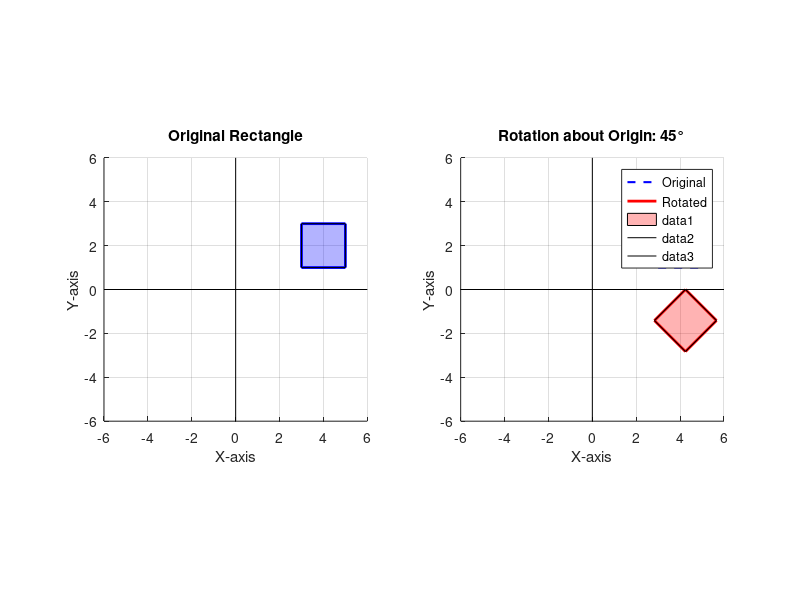

The MATLAB source for this figure:
clc; clear; close all;

ORIGINAL_POINTS = [3, 1; 5, 1; 5, 3; 3, 3; 3, 1];
ANGLE = 45;
RAD = deg2rad(ANGLE);

figure('Position', [100, 100, 1000, 400]);

subplot(1, 2, 1);
hold on; grid on; axis equal;
title('Original Rectangle');
xlabel('X-axis'); ylabel('Y-axis');
plot(ORIGINAL_POINTS(:, 1), ORIGINAL_POINTS(:, 2), 'b-', 'LineWidth', 2);
fill(ORIGINAL_POINTS(:, 1), ORIGINAL_POINTS(:, 2), 'b', 'FaceAlpha', 0.3);
xlim([-6, 6]); ylim([-6, 6]);
line([-6, 6], [0, 0], 'Color', 'k', 'LineWidth', 0.5);
line([0, 0], [-6, 6], 'Color', 'k', 'LineWidth', 0.5);

subplot(1, 2, 2);
hold on; grid on; axis equal;
title(['Rotation about Origin: ', num2str(ANGLE), '°']);
xlabel('X-axis'); ylabel('Y-axis');

ROTATION_MATRIX = [cos(RAD), -sin(RAD); sin(RAD), cos(RAD)];
ROTATED_POINTS = ORIGINAL_POINTS * ROTATION_MATRIX;

plot(ORIGINAL_POINTS(:, 1), ORIGINAL_POINTS(:, 2), 'b--', 'LineWidth', 1.5, 'DisplayName', 'Original');
plot(ROTATED_POINTS(:, 1), ROTATED_POINTS(:, 2), 'r-', 'LineWidth', 2, 'DisplayName', 'Rotated');
fill(ROTATED_POINTS(:, 1), ROTATED_POINTS(:, 2), 'r', 'FaceAlpha', 0.3);
line([-6, 6], [0, 0], 'Color', 'k', 'LineWidth', 0.5);
line([0, 0], [-6, 6], 'Color', 'k', 'LineWidth', 0.5);
legend;
xlim([-6, 6]); ylim([-6, 6]);
